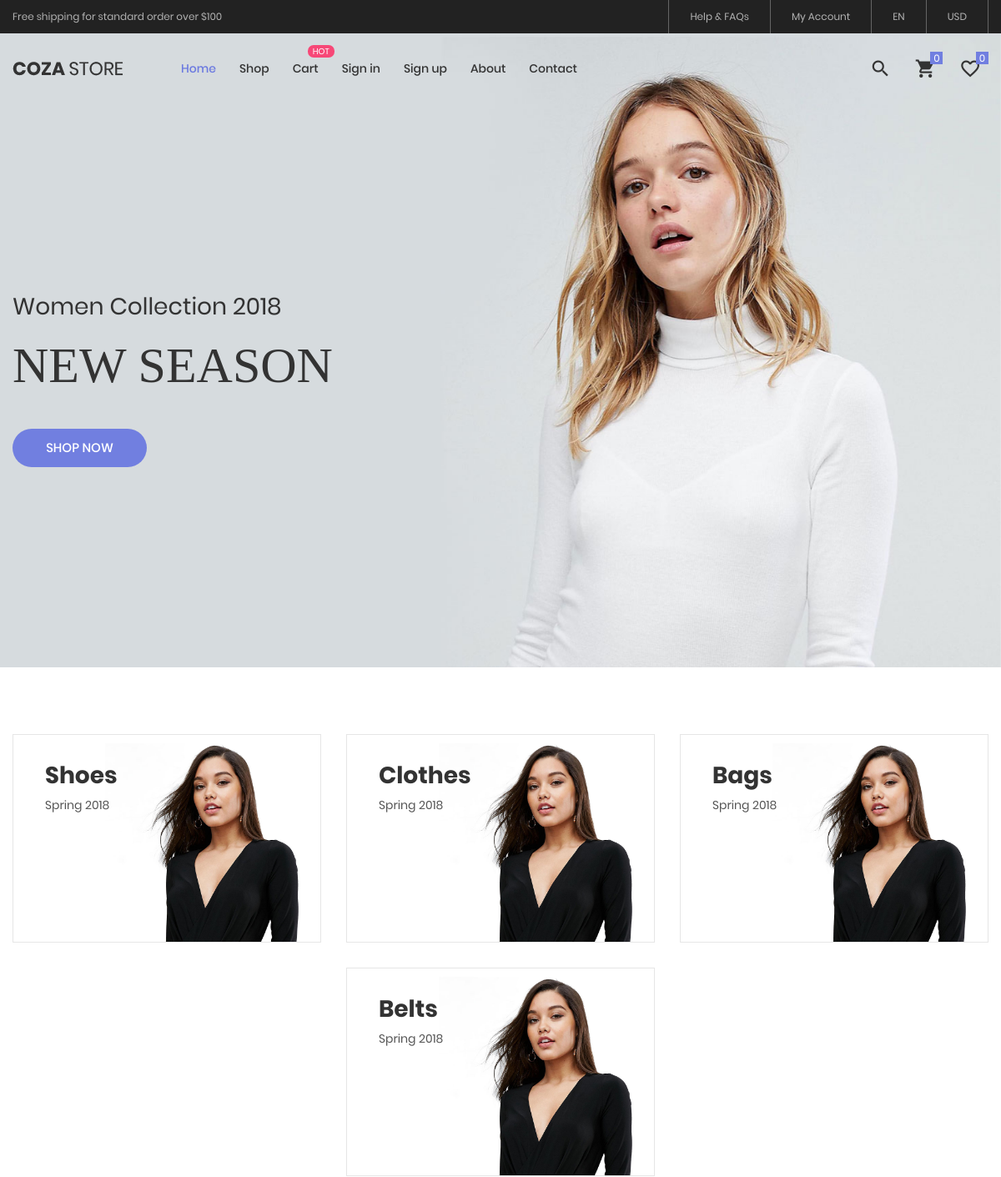
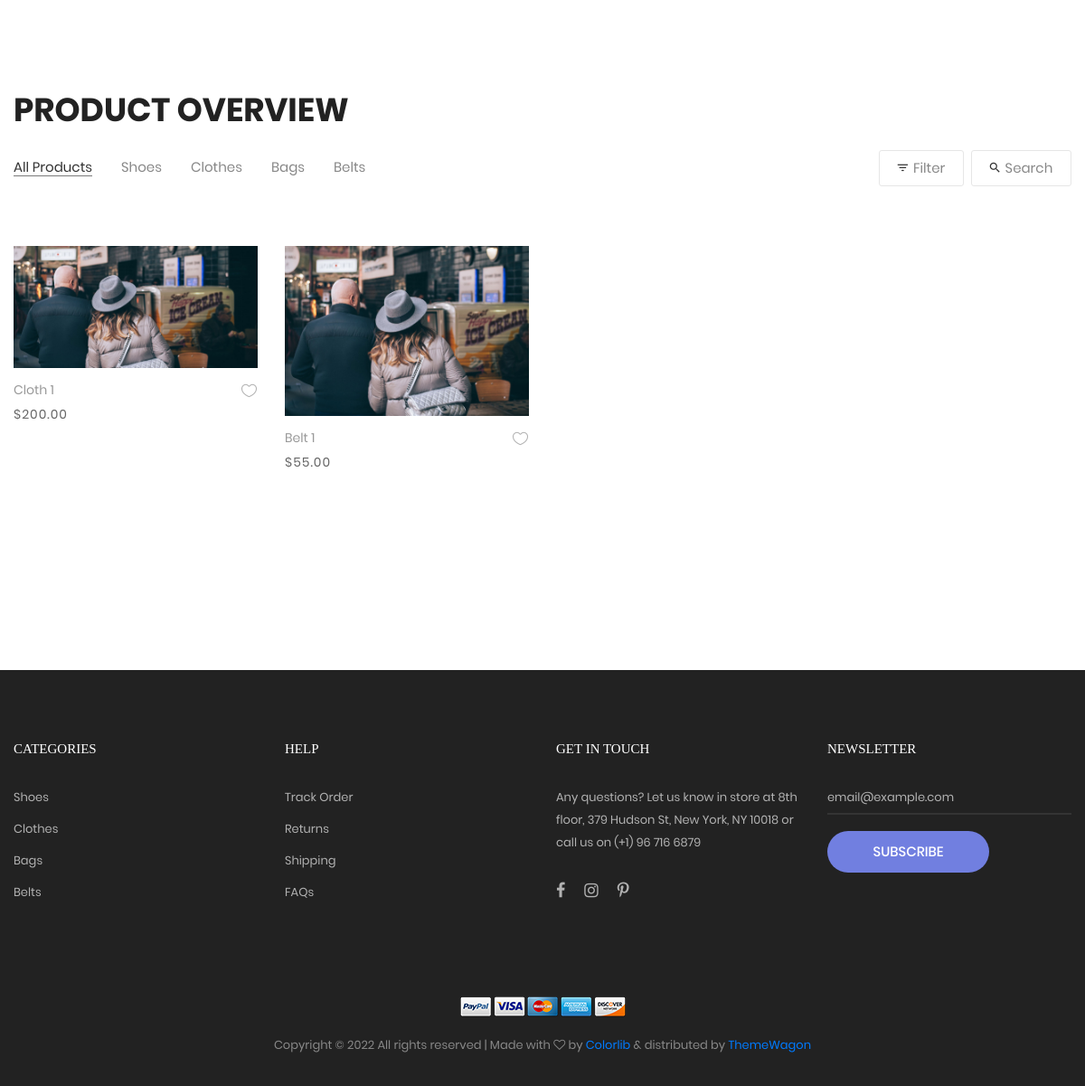
The page / on the database its author committed (2 pictures, top to bottom).
### store/models.py (models this page shows, shortened)
class Category(MPTTModel):
    name = models.CharField(max_length=100, verbose_name=_("category name"), help_text=_("format: required max-100"),)
    slug = models.SlugField(max_length=150, verbose_name=_("category safe url"), help_text=_("format: required letters, numbers, underscore or hyphen"))
    is_active = models.BooleanField(default=True)
    parent = TreeForeignKey("self", on_delete=models.PROTECT, null=True, blank=True, verbose_name=_("parent of category"), help_text=_("format: not required"))
    class MPTTMeta:
        order_insertion_by = ["name"]
    class Meta:
        verbose_name = _("product category")
        verbose_name_plural = _("product categories")
    def __str__(self):
        return str(self.name)

class Media(models.Model):
    product = models.ForeignKey(Product, on_delete=models.CASCADE, related_name="media")
    image = models.ImageField(upload_to="products/", verbose_name=_("product image"), help_text=_("format: required"))
    alt_text = models.CharField(max_length=255, verbose_name=_("alternate text"), help_text=_("format: required, max_length-255"), null=True, blank=True)
    is_feature = models.BooleanField(default=False, verbose_name=_("product default image"), help_text=_("format: default=false, true=default image"))
    created_at = models.DateTimeField(auto_now_add=True, editable=False, verbose_name=_("date product image created"), help_text=_("format: y-m-d H:M:S"))
    updated_at = models.DateTimeField(auto_now=True, editable=False, verbose_name=_("date product image updated"), help_text=_("format: y-m-d H:M:S"))
    class Meta:
        verbose_name = _("product image")
        verbose_name_plural = _("product images")

class Product(models.Model):
    sku = models.UUIDField(verbose_name=_("stock keeping unit"), default=uuid.uuid4, editable=False, primary_key=True)
    name = models.CharField(max_length=255, verbose_name=_("product name"), help_text=_("format: required max-255"),)
    slug = models.SlugField(max_length=255, verbose_name=_("product safe url"), help_text=_("format: required letters, numbers, underscore or hyphen"))
    description = models.TextField(verbose_name=_("product description"), help_text=_("format: required"),)
    category = TreeManyToManyField(Category, related_name="products")
    product_type = models.ForeignKey("ProductType", on_delete=models.PROTECT, related_name="products")
    brand = models.ForeignKey("Brand", on_delete=models.PROTECT, related_name="products")
    attribute_values = models.ManyToManyField(
        "AttributeValue",
        related_name="products",
        through="ProductAttributeValues",)
    store_price = models.DecimalField(
        max_digits=5, decimal_places=2,
        verbose_name=_("regular store price"),
        help_text=_("format: maximum price 999.99"),
        error_messages={
            "name": {
                "max_length": _("the price must be between 0 and 999.99."),
            },
        },)
    sale_price = models.DecimalField(
        max_digits=5, decimal_places=2,
        verbose_name=_("sale price"),
        help_text=_("format: maximum price 999.99"),
        error_messages={
            "name": {
                "max_length": _("the price must be between 0 and 999.99."),
            },
        },)
    discount_price = models.DecimalField(
        max_digits=5, decimal_places=2,
        verbose_name=_("discount price"),
        help_text=_("format: maximum price 999.99"),
        blank = True,
        null = True,
        error_messages={
            "name": {
                "max_length": _("the price must be between 0 and 999.99."),
            },
        },)
    weight = models.FloatField(verbose_name=_("product weight"), blank=True)
    wish_list = models.ManyToManyField(settings.AUTH_USER_MODEL, related_name="wishlist", blank=True)
    is_active = models.BooleanField(default=True)
    is_featured = models.BooleanField(default=False)
    is_bestseller = models.BooleanField(default=False)
    created_at = models.DateTimeField(auto_now_add=True, editable=False, verbose_name=_("date product created"), help_text=_("format: y-m-d H:M:S"))
    updated_at = models.DateTimeField(auto_now=True, editable=False, verbose_name=_("date product updated"), help_text=_("format: y-m-d H:M:S"))
    class Meta:
        verbose_name_plural = _('Products')
        ordering = ('-created_at',)
    def get_absolute_url(self):
        return reverse("store:product-detail", args=[self.slug,])

### store/views.py (the view, shortened to what this page needs)
# urls.py: path("", views.HomeView.as_view(), name="home"),
class HomeView(generic.ListView):
  template_name = "store/home.html"
  queryset = Product.objects.prefetch_related(
    "category", "product_type",
    "attribute_values", "media").filter(is_active=True)
  context_object_name = "products"
  paginate_by = 9
  def get_queryset(self, **kwargs):
    queryset = super().get_queryset()
    self.filterset = ProductFilter(self.request.GET, queryset=queryset)
    return self.filterset.qs
  def get_context_data(self):
    context = super().get_context_data()
    context["form"] = self.filterset.form
    context["url"] = reverse("store:home")
    return context

### store/templates/store/home.html (shortened to what this page needs)
{% extends "base.html" %}
{% load static %}
{% load product_filter %}
{% block content %}
	<section class="section-slide">
		<div class="wrap-slick1">
			<div class="slick1">
				<div class="item-slick1" style="background-image: url({% static "images/slide-01.jpg" %});">
					<div class="container h-full">
						<div class="flex-col-l-m h-full p-t-100 p-b-30 respon5">
							<div class="layer-slick1 animated visible-false" data-appear="fadeInDown" data-delay="0">
								<span class="ltext-101 cl2 respon2">
									Women Collection 2018
								</span>
							</div>
							<div class="layer-slick1 animated visible-false" data-appear="fadeInUp" data-delay="800">
								<h2 class="ltext-201 cl2 p-t-19 p-b-43 respon1">
									NEW SEASON
								</h2>
							</div>
							<div class="layer-slick1 animated visible-false" data-appear="zoomIn" data-delay="1600">
								<a href="{% url "store:shop" %}" class="flex-c-m stext-101 cl0 size-101 bg1 bor1 hov-btn1 p-lr-15 trans-04">
									Shop Now
								</a>
							</div>
						</div>
					</div>
				</div>
			</div>
		</div>
	</section>
	<div class="sec-banner bg0 p-t-80 p-b-50">
		<div class="container">
			<div class="row">
			  {% for category in categories %}
			  {% if category.is_root_node %}
				<div class="col-md-6 col-xl-4 p-b-30 m-lr-auto">
					<div class="block1 wrap-pic-w">
						<img src="{% static "images/banner-01.jpg" %}" alt="IMG-BANNER">
						<a href="{% url "store:shop" %}" class="block1-txt ab-t-l s-full flex-col-l-sb p-lr-38 p-tb-34 trans-03 respon3">
							<div class="block1-txt-child1 flex-col-l">
								<span class="block1-name ltext-102 trans-04 p-b-8">
									{{ category.name|title }}
								</span>
								<span class="block1-info stext-102 trans-04">
									Spring 2018
								</span>
							</div>
						</a>
					</div>
				</div>
				{% endif %}
				{% endfor %}
			</div>
		</div>
	</div>
	<section class="bg0 p-t-23 p-b-140">
		<div class="container">
			<div class="p-b-10">
				<h3 class="ltext-103 cl5">
					Product Overview
				</h3>
			</div>
			<div id="filter">
        {% include "store/partials/filter.html" %}
			</div>
			<div id="products_list">
			  {% include "store/partials/product_list.html" %}
			</div>
		</div>
	</section>
{% endblock %}

### store/templates/store/partials/filter.html (shortened to what this page needs)
{% load static %}
{% load widget_tweaks %}
<div class="flex-w flex-sb-m p-b-52">
	<div class="flex-w flex-l-m filter-tope-group m-tb-10">
		<button class="stext-106 cl6 hov1 bor3 trans-04 m-r-32 m-tb-5 how-active1" data-filter="*">
			All Products
		</button>
		{% for category in categories %}
		{% if category.is_root_node %}
		<button class="stext-106 cl6 hov1 bor3 trans-04 m-r-32 m-tb-5" data-filter=".{{ category.slug }}">
			{{ category.name|title }}
		</button>
		{% endif %}
		{% endfor %}
	</div>
	<div class="flex-w flex-c-m m-tb-10">
		<div class="flex-c-m stext-106 cl6 size-104 bor4 pointer hov-btn3 trans-04 m-r-8 m-tb-4 js-show-filter">
			<i class="icon-filter cl2 m-r-6 fs-15 trans-04 zmdi zmdi-filter-list"></i>
			 Filter
		</div>
		<div class="flex-c-m stext-106 cl6 size-105 bor4 pointer hov-btn3 trans-04 m-tb-4 js-show-search">
			<i class="icon-search cl2 m-r-6 fs-15 trans-04 zmdi zmdi-search"></i>
			Search
		</div>
	</div>
</div>

### store/templates/store/partials/product_list.html (shortened to what this page needs)
{% load static %}
{% load product_filter %}
{% load django_htmx %}
<div class="row isotope-grid">
{% for product in products %}
	<div class="col-sm-6 col-md-4 col-lg-3 p-b-35 isotope-item {{ product.category.all|root }}">
		<div class="block2">
			<div class="block2-pic hov-img0">
			  {% for img in product.media.all %}
			  {% if img.is_feature %}
				<img src="{{ img.image.url }}" alt="{{ img.alt_text }}">
				{% endif %}
				{% endfor %}
			</div>
			<div class="block2-txt flex-w flex-t p-t-14">
				<div class="block2-txt-child1 flex-col-l ">
					<a href="{{ product.get_absolute_url }}" class="stext-104 cl4 hov-cl1 trans-04 js-name-b2 p-b-6">
						{{ product.name|title }}
					</a>
					<span class="stext-105 cl3">
						${{ product.sale_price }}
					</span>
				</div>
				<div class="block2-txt-child2 flex-r p-t-3">
					<a href="#" class="btn-addwish-b2 dis-block pos-relative js-addwish-b2">
						<img class="icon-heart1 dis-block trans-04" src="{% static "images/icons/icon-heart-01.png" %}" alt="ICON">
					</a>
				</div>
			</div>
		</div>
	</div>
{% endfor %}
</div>
<div class="flex-c-m flex-w w-full p-t-45">
</div>

### templates/partials/footer.html (shortened to what this page needs)
{% load static %}
<footer class="bg3 p-t-75 p-b-32">
  <div class="container">
    <div class="row">
      <div class="col-sm-6 col-lg-3 p-b-50">
        <h4 class="stext-301 cl0 p-b-30">Categories</h4>
        <ul>
          {% for category in categories %}
          {% if category.is_root_node %}
          <li class="p-b-10">
            <a href="#" class="stext-107 cl7 hov-cl1 trans-04"> {{ category.name }}</a>
          </li>
          {% endif %}
          {% endfor %}
        </ul>
      </div>
      <div class="col-sm-6 col-lg-3 p-b-50">
        <h4 class="stext-301 cl0 p-b-30">Help</h4>
        <ul>
          <li class="p-b-10">
            <a href="#" class="stext-107 cl7 hov-cl1 trans-04"> Track Order </a>
          </li>
          <li class="p-b-10">
            <a href="#" class="stext-107 cl7 hov-cl1 trans-04"> Returns </a>
          </li>
          <li class="p-b-10">
            <a href="#" class="stext-107 cl7 hov-cl1 trans-04"> Shipping </a>
          </li>
          <li class="p-b-10">
            <a href="#" class="stext-107 cl7 hov-cl1 trans-04"> FAQs </a>
          </li>
        </ul>
      </div>
      <div class="col-sm-6 col-lg-3 p-b-50">
        <h4 class="stext-301 cl0 p-b-30">GET IN TOUCH</h4>
        <p class="stext-107 cl7 size-201">
          Any questions? Let us know in store at 8th floor, 379 Hudson St, New
          York, NY 10018 or call us on (+1) 96 716 6879
        </p>
        <div class="p-t-27">
          <a href="#" class="fs-18 cl7 hov-cl1 trans-04 m-r-16">
            <i class="fa fa-facebook"></i>
          </a>
          <a href="#" class="fs-18 cl7 hov-cl1 trans-04 m-r-16">
            <i class="fa fa-instagram"></i>
          </a>
          <a href="#" class="fs-18 cl7 hov-cl1 trans-04 m-r-16">
            <i class="fa fa-pinterest-p"></i>
          </a>
        </div>
      </div>
      <div class="col-sm-6 col-lg-3 p-b-50">
        <h4 class="stext-301 cl0 p-b-30">Newsletter</h4>
        <form>
          <div class="wrap-input1 w-full p-b-4">
            <input
              class="input1 bg-none plh1 stext-107 cl7"
              type="text"
              name="email"
              placeholder="email@example.com"
            />
          </div>
          <div class="p-t-18">
            <button
              class="flex-c-m stext-101 cl0 size-103 bg1 bor1 hov-btn2 p-lr-15 trans-04"
            >
              Subscribe
            </button>
          </div>
        </form>
      </div>
    </div>
    <div class="p-t-40">
      <div class="flex-c-m flex-w p-b-18">
        <a href="#" class="m-all-1">
          <img src="{% static "images/icons/icon-pay-01.png" %}" alt="ICON-PAY">
        </a>
        <a href="#" class="m-all-1">
          <img src="{% static "images/icons/icon-pay-02.png" %}" alt="ICON-PAY">
        </a>
        <a href="#" class="m-all-1">
          <img src="{% static "images/icons/icon-pay-03.png" %}" alt="ICON-PAY">
        </a>
        <a href="#" class="m-all-1">
          <img src="{% static "images/icons/icon-pay-04.png" %}" alt="ICON-PAY">
        </a>
        <a href="#" class="m-all-1">
          <img src="{% static "images/icons/icon-pay-05.png" %}" alt="ICON-PAY">
        </a>
      </div>
      <p class="stext-107 cl6 txt-center">
        Copyright &copy;
        All rights reserved | Made with
        <i class="fa fa-heart-o" aria-hidden="true"></i> by
        <a href="https://colorlib.com" target="_blank">Colorlib</a> &amp;
        distributed by
        <a href="https://themewagon.com" target="_blank">ThemeWagon</a>
      </p>
    </div>
  </div>
</footer>

### rows shown on the page
Category: level 0 (drawn), name "Shoes"
Category: level 0 (drawn), name "Clothes"
Category: level 0 (drawn), name "Bags"
Category: level 0 (drawn), name "Belts"
Product: name "Cloth 1", sale_price "200.00"
Media: image (picture)
Product: name "Belt 1", sale_price "55.00"
Media: image (picture)
